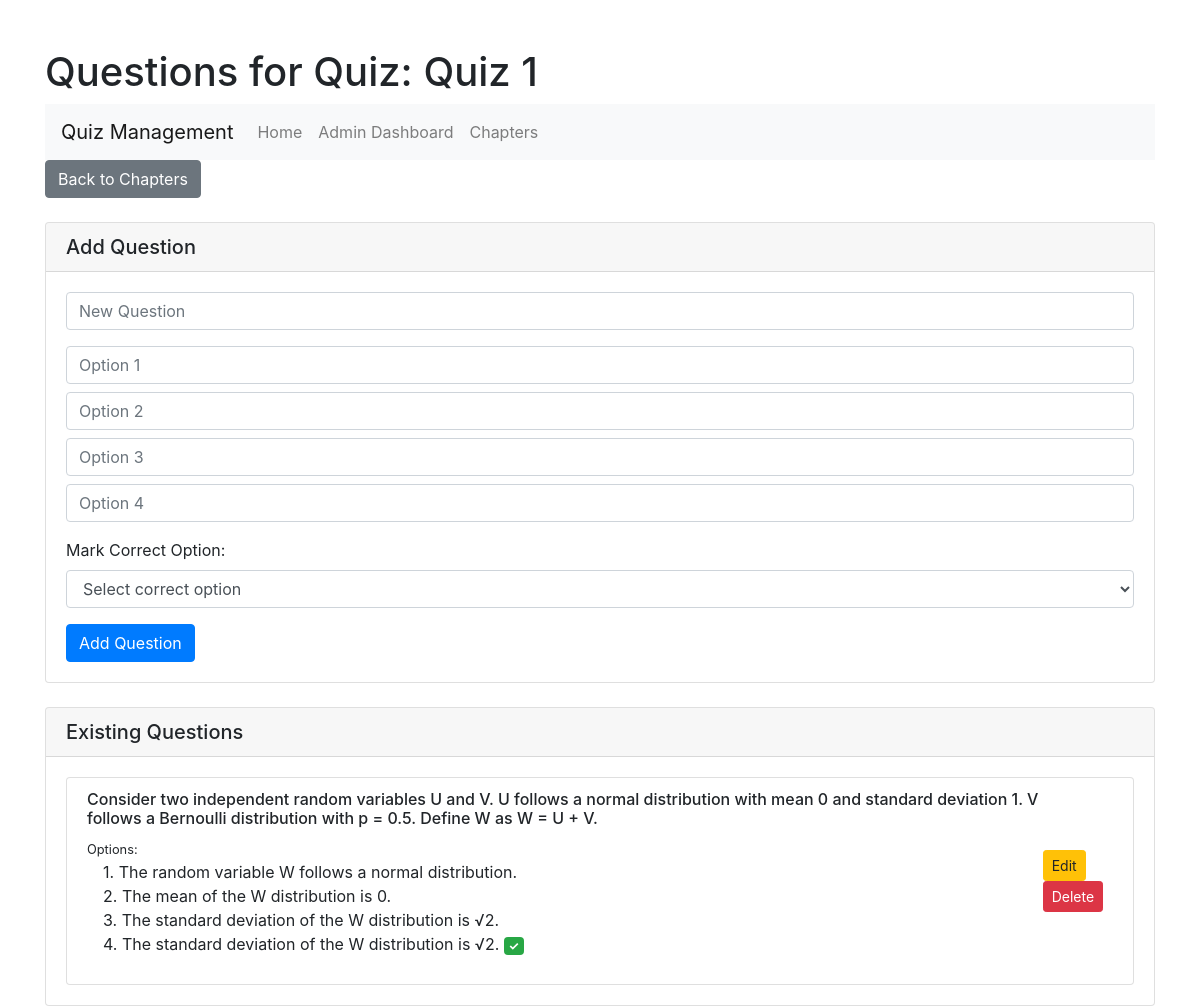
Page /quizzes/1/questions on the committed database.
### models.py (models this page shows)
class Quiz(db.Model):
    __tablename__ = "quizzes"
    id = db.Column(db.Integer, primary_key=True)
    name = db.Column(db.String(100), nullable=False)
    course_id = db.Column(db.Integer, db.ForeignKey('courses.id'), nullable=False)
    date_of_quiz = db.Column(db.Date, nullable=False)
    time_duration = db.Column(db.String(10))  # Format: hh:mm
    remarks = db.Column(db.String(255))
    chapter_id = db.Column(db.Integer, db.ForeignKey('chapters.id'), nullable=False)
    related_course = db.relationship('Course', back_populates='quizzes')
    chapter = db.relationship('Chapter', back_populates='quizzes')
    questions = db.relationship('Question', back_populates='quiz', lazy=True)

class Question(db.Model):
    __tablename__ = "questions"
    id = db.Column(db.Integer, primary_key=True)
    question_statement = db.Column(db.String(255), nullable=False)
    quiz_id = db.Column(db.Integer, db.ForeignKey('quizzes.id'), nullable=False)
    chapter_id = db.Column(db.Integer, db.ForeignKey('chapters.id'), nullable=False)
    option1 = db.Column(db.String(100), nullable=False)
    option2 = db.Column(db.String(100), nullable=False)
    option3 = db.Column(db.String(100))
    option4 = db.Column(db.String(100))
    correct_answer = db.Column(db.String(100), nullable=False)
    quiz = db.relationship('Quiz', back_populates='questions')
    chapter = db.relationship('Chapter', back_populates='questions')

### routes.py (the view)
@app.route('/quizzes/<int:quiz_id>/questions', methods=['GET'])
def view_questions(quiz_id):
    quiz = Quiz.query.get(quiz_id)
    if not quiz:
        flash('Quiz not found!', 'danger')
        return redirect(url_for('routes.chapters', course_id=quiz.chapter.course_id))
    questions = Question.query.filter_by(quiz_id=quiz_id).all()
    chapter_id = quiz.chapter.id if quiz.chapter else None
    return render_template('view_questions.html', quiz=quiz, questions=questions, chapter_id = chapter_id)

### app.py (called while the page is built)
@app.before_request
def create_tables():
    init_db(app)

### models.py (called while the page is built, shortened)
def init_db(app):
    with app.app_context():
        db.create_all()

### templates/view_questions.html (shortened to what this page needs)
<!DOCTYPE html>
<html lang="en">
<head>
    <link href="https://stackpath.bootstrapcdn.com/bootstrap/4.5.2/css/bootstrap.min.css" rel="stylesheet">
</head>
<body>
    <div class="container mt-5">
        <h1>Questions for Quiz: {{ quiz.name }}</h1>
        <nav class="navbar navbar-expand-lg navbar-light bg-light">
            <a class="navbar-brand" href="#">Quiz Management</a>
            <div class="collapse navbar-collapse" id="navbarNav">
                <ul class="navbar-nav">
                    <li class="nav-item">
                        <a class="nav-link" href="{{ url_for('routes.home') }}">Home</a>
                    </li>
                    <li class="nav-item">
                        <a class="nav-link" href="{{ url_for('routes.admin_dashboard') }}">Admin Dashboard</a>
                    </li>
                    <li class="nav-item">
                        <a class="nav-link" href="{{ url_for('routes.chapters', course_id=quiz.chapter.course_id) }}">Chapters</a>
                    </li>
                </ul>
            </div>
        </nav>
        <div class="mb-4">
            <a href="{{ url_for('routes.chapters', course_id=quiz.chapter.course_id) }}" class="btn btn-secondary">Back to Chapters</a>
        </div>
        <div class="card mb-4">
            <div class="card-header">
                <h5 class="mb-0">Add Question</h5>
            </div>
            <div class="card-body">
                <form action="{{ url_for('routes.add_question') }}" method="POST">
                    <div class="form-group">
                        <input type="text" name="question_statement" class="form-control" placeholder="New Question" required>
                    </div>
                    <div class="form-group">
                        <input type="text" name="option1" class="form-control mb-2" placeholder="Option 1" required>
                        <input type="text" name="option2" class="form-control mb-2" placeholder="Option 2" required>
                        <input type="text" name="option3" class="form-control mb-2" placeholder="Option 3" required>
                        <input type="text" name="option4" class="form-control mb-2" placeholder="Option 4" required>
                    </div>
                    <div class="form-group">
                        <label for="correct_answer">Mark Correct Option:</label>
                        <select name="correct_answer" id="correct_answer" class="form-control" required>
                            <option value="">Select correct option</option>
                        </select>
                    </div>
                    <button type="submit" class="btn btn-primary">Add Question</button>
                </form>
            </div>
        </div>
<div class="card">
    <div class="card-header">
        <h5 class="mb-0">Existing Questions</h5>
    </div>
    <div class="card-body">
        <div class="list-group">
            {% for question in questions %}
                <div class="list-group-item" id="question_{{ question.id }}">
                    <div class="d-flex justify-content-between align-items-center">
                        <div>
                            <h6>{{ question.question_statement }}</h6>
                            <small>Options:</small>
                            <ul class="list-unstyled ml-3">
                                <li>1. {{ question.option1 }} {% if question.correct_answer == 'option1' %}<span class="badge badge-success">✓</span>{% endif %}</li>
                                <li>2. {{ question.option2 }} {% if question.correct_answer == 'option2' %}<span class="badge badge-success">✓</span>{% endif %}</li>
                                <li>3. {{ question.option3 }} {% if question.correct_answer == 'option3' %}<span class="badge badge-success">✓</span>{% endif %}</li>
                                <li>4. {{ question.option4 }} {% if question.correct_answer == 'option4' %}<span class="badge badge-success">✓</span>{% endif %}</li>
                            </ul>
                        </div>
                        <div>
                            <a href="{{ url_for('routes.edit_question', question_id=question.id) }}" class="btn btn-warning btn-sm">Edit</a>
                            <form action="{{ url_for('routes.delete_question', question_id=question.id) }}" method="POST" class="d-inline">
                                <button type="submit" class="btn btn-danger btn-sm">Delete</button>
                            </form>
                        </div>
                    </div>
                </div>
            {% else %}
                <div class="list-group-item">No questions available.</div>
            {% endfor %}
        </div>
    </div>
</div>
</body>
</html>

### rows in the picture
Quiz: name "Quiz 1"
Question: question_statement "Consider two independent random variables U and V. U follows a normal distribution with mean 0 and standard deviation 1. V follows a Bernoulli distribution with p = 0.5. Define W as W = U + V.", option1 "The random variable W follows a normal distribution.", option2 "The mean of the W distribution is 0.", option3 "The standard deviation of the W distribution is √2.", option4 "The standard deviation of the W distribution is √2."
